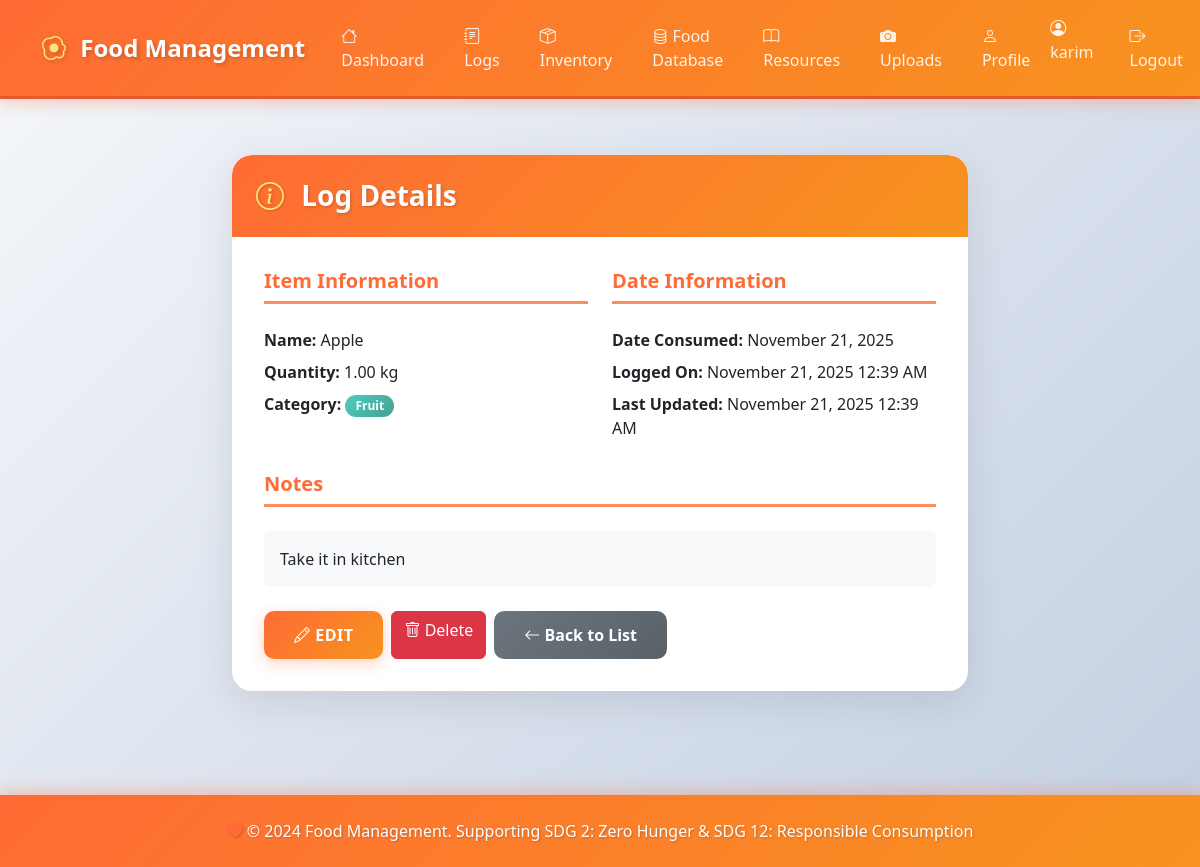
The page /logs/1/ (signed in) on the database its author committed.
### logs/models.py (models this page shows, shortened)
class FoodLog(models.Model):
    CATEGORY_CHOICES = [
        ('vegetable', 'Vegetable'),
        ('fruit', 'Fruit'),
        ('dairy', 'Dairy'),
        ('meat', 'Meat'),
        ('grain', 'Grain'),
        ('beverage', 'Beverage'),
        ('snack', 'Snack'),
        ('other', 'Other'),
    ]
    UNIT_CHOICES = [
        ('kg', 'Kilogram (kg)'),
        ('g', 'Gram (g)'),
        ('lb', 'Pound (lb)'),
        ('oz', 'Ounce (oz)'),
        ('l', 'Liter (l)'),
        ('ml', 'Milliliter (ml)'),
        ('cup', 'Cup'),
        ('piece', 'Piece'),
        ('serving', 'Serving'),
    ]
    user = models.ForeignKey(User, on_delete=models.CASCADE, related_name='food_logs')
    item_name = models.CharField(max_length=255, help_text="Name of the food item")
    quantity = models.DecimalField(
        max_digits=10,
        decimal_places=2,
        validators=[MinValueValidator(0)],
        help_text="Quantity consumed"
    )
    unit = models.CharField(max_length=20, choices=UNIT_CHOICES, default='piece')
    category = models.CharField(max_length=50, choices=CATEGORY_CHOICES, default='other')
    date_consumed = models.DateField(help_text="Date when the food was consumed")
    notes = models.TextField(blank=True, null=True, help_text="Additional notes about the consumption")
    created_at = models.DateTimeField(auto_now_add=True)
    updated_at = models.DateTimeField(auto_now=True)
    class Meta:
        verbose_name = "Food Log"
        verbose_name_plural = "Food Logs"
        ordering = ['-date_consumed', '-created_at']
        indexes = [
            models.Index(fields=['user', '-date_consumed']),
            models.Index(fields=['category']),
        ]

### logs/views.py (the view)
# urls.py: path('<int:pk>/', views.log_detail, name='detail'),
@login_required
def log_detail(request, pk):
    log = get_object_or_404(FoodLog, pk=pk, user=request.user)
    return render(request, 'logs/detail.html', {'log': log})

### templates/logs/detail.html (shortened to what this page needs)
{% extends 'base.html' %}
{% block content %}
<div class="row justify-content-center">
    <div class="col-md-8">
        <div class="card">
            <div class="card-header text-white">
                <h3 class="card-title mb-0">
                    <i class="bi bi-info-circle"></i> Log Details
                </h3>
            </div>
            <div class="card-body">
                <div class="row mb-4">
                    <div class="col-md-6">
                        <h5 class="text-primary-custom">Item Information</h5>
                        <p class="mb-2"><strong>Name:</strong> {{ log.item_name }}</p>
                        <p class="mb-2"><strong>Quantity:</strong> {{ log.quantity }} {{ log.unit }}</p>
                        <p class="mb-2"><strong>Category:</strong>
                            <span class="badge" style="background: var(--gradient-secondary);">
                                {{ log.get_category_display }}
                            </span>
                        </p>
                    </div>
                    <div class="col-md-6">
                        <h5 class="text-primary-custom">Date Information</h5>
                        <p class="mb-2"><strong>Date Consumed:</strong> {{ log.date_consumed|date:"F d, Y" }}</p>
                        <p class="mb-2"><strong>Logged On:</strong> {{ log.created_at|date:"F d, Y g:i A" }}</p>
                        {% if log.updated_at != log.created_at %}
                            <p class="mb-2"><strong>Last Updated:</strong> {{ log.updated_at|date:"F d, Y g:i A" }}</p>
                        {% endif %}
                    </div>
                </div>
                {% if log.notes %}
                <div class="mb-4">
                    <h5 class="text-primary-custom">Notes</h5>
                    <p class="bg-light p-3 rounded">{{ log.notes }}</p>
                </div>
                {% endif %}
                <div class="d-flex gap-2">
                    <a href="{% url 'logs:edit' log.pk %}" class="btn btn-primary">
                        <i class="bi bi-pencil"></i> Edit
                    </a>
                    <a href="{% url 'logs:delete' log.pk %}" class="btn btn-danger">
                        <i class="bi bi-trash"></i> Delete
                    </a>
                    <a href="{% url 'logs:list' %}" class="btn btn-secondary">
                        <i class="bi bi-arrow-left"></i> Back to List
                    </a>
                </div>
            </div>
        </div>
    </div>
</div>
{% endblock %}

### templates/base.html (shortened to what this page needs)
<!DOCTYPE html>
<html lang="en">
<head>
    {% load static %}
    <link href="https://cdn.jsdelivr.net/npm/bootstrap@5.3.0/dist/css/bootstrap.min.css" rel="stylesheet">
    <link rel="stylesheet" href="https://cdn.jsdelivr.net/npm/bootstrap-icons@1.11.0/font/bootstrap-icons.css">
    <link rel="stylesheet" href="{% static 'css/style.css' %}">
</head>
<body>
    {% if user.is_authenticated %}
    <nav class="navbar navbar-expand-lg navbar-dark">
        <div class="container">
            <a class="navbar-brand" href="{% url 'dashboard_placeholder' %}">
                <i class="bi bi-egg-fried"></i> Food Management
            </a>
            <div class="collapse navbar-collapse" id="navbarNav">
                <ul class="navbar-nav me-auto">
                    <li class="nav-item">
                        <a class="nav-link" href="{% url 'dashboard_placeholder' %}">
                            <i class="bi bi-house"></i> Dashboard
                        </a>
                    </li>
                    <li class="nav-item">
                        <a class="nav-link" href="{% url 'logs:list' %}">
                            <i class="bi bi-journal-text"></i> Logs
                        </a>
                    </li>
                    <li class="nav-item">
                        <a class="nav-link" href="{% url 'inventory:list' %}">
                            <i class="bi bi-box-seam"></i> Inventory
                        </a>
                    </li>
                    <li class="nav-item">
                        <a class="nav-link" href="{% url 'inventory:food_items_list' %}">
                            <i class="bi bi-database"></i> Food Database
                        </a>
                    </li>
                    <li class="nav-item">
                        <a class="nav-link" href="{% url 'resources:list' %}">
                            <i class="bi bi-book"></i> Resources
                        </a>
                    </li>
                    <li class="nav-item">
                        <a class="nav-link" href="{% url 'uploads:list' %}">
                            <i class="bi bi-camera-fill"></i> Uploads
                        </a>
                    </li>
                    <li class="nav-item">
                        <a class="nav-link" href="{% url 'accounts:profile' %}">
                            <i class="bi bi-person"></i> Profile
                        </a>
                    </li>
                </ul>
                <ul class="navbar-nav">
                    <li class="nav-item">
                        <span class="navbar-text me-3">
                            <i class="bi bi-person-circle"></i> {{ user.username }}
                        </span>
                    </li>
                    <li class="nav-item">
                        <a class="nav-link" href="{% url 'accounts:logout' %}">
                            <i class="bi bi-box-arrow-right"></i> Logout
                        </a>
                    </li>
                </ul>
            </div>
        </div>
    </nav>
    {% endif %}
    <main class="container my-4">
        {% block content %}{% endblock %}
    </main>
    <footer class="text-center py-4 mt-5">
        <div class="container">
            <p class="mb-0">
                <i class="bi bi-heart-fill" style="color: #ff6b35;"></i>
                &copy; 2024 Food Management. Supporting SDG 2: Zero Hunger & SDG 12: Responsible Consumption
            </p>
        </div>
    </footer>
</body>
</html>

### static/css/style.css (style rules this page uses)
:root { --primary-color: #ff6b35; --primary-dark: #e55a2b; --primary-light: #ff8c5a; --secondary-color: #4ecdc4; --accent-color: #ffe66d; --success-color: #95e1d3; --dark-color: #2c3e50; --light-bg: #f8f9fa; --gradient-primary: linear-gradient(135deg, #ff6b35 0%, #f7931e 100%); --gradient-secondary: linear-gradient(135deg, #4ecdc4 0%, #44a08d 100%); --gradient-success: linear-gradient(135deg, #95e1d3 0%, #6bcf9f 100%); }
* { margin: 0; padding: 0; box-sizing: border-box; }
body { min-height: 100vh; display: flex; flex-direction: column; font-family: 'Segoe UI', Tahoma, Geneva, Verdana, sans-serif; background: linear-gradient(135deg, #f5f7fa 0%, #c3cfe2 100%); background-attachment: fixed; }
.navbar { background: var(--gradient-primary) !important; box-shadow: 0 4px 15px rgba(255, 107, 53, 0.3); padding: 1rem 0; border-bottom: 3px solid var(--primary-dark); }
.navbar-brand { font-weight: 700; font-size: 1.5rem; color: white !important; text-shadow: 2px 2px 4px rgba(0, 0, 0, 0.2); transition: transform 0.3s ease; }
.navbar-brand i { color: var(--accent-color); margin-right: 8px; }
.nav-link { color: rgba(255, 255, 255, 0.9) !important; font-weight: 500; margin: 0 5px; padding: 8px 15px !important; border-radius: 8px; transition: all 0.3s ease; }
.navbar-text { color: rgba(255, 255, 255, 0.9) !important; font-weight: 500; }
main { flex: 1; padding: 2rem 0; }
.card { border: none; border-radius: 20px; box-shadow: 0 10px 40px rgba(0, 0, 0, 0.1); overflow: hidden; transition: transform 0.3s ease, box-shadow 0.3s ease; background: white; }
.card-header { background: var(--gradient-primary) !important; border: none; padding: 1.5rem; border-radius: 20px 20px 0 0 !important; }
.card-header h3 { color: white; font-weight: 700; text-shadow: 1px 1px 3px rgba(0, 0, 0, 0.2); }
.card-header i { color: var(--accent-color); margin-right: 10px; }
.card-body { padding: 2rem; }
.btn-primary { background: var(--gradient-primary); border: none; border-radius: 10px; padding: 12px 30px; font-weight: 600; text-transform: uppercase; letter-spacing: 0.5px; transition: all 0.3s ease; box-shadow: 0 4px 15px rgba(255, 107, 53, 0.3); }
.btn-secondary { background: linear-gradient(135deg, #6c757d 0%, #5a6268 100%); border: none; border-radius: 10px; padding: 12px 30px; font-weight: 600; transition: all 0.3s ease; }
.badge { padding: 5px 10px; border-radius: 20px; font-weight: 600; font-size: 0.75rem; }
a { color: var(--primary-color); text-decoration: none; font-weight: 500; transition: color 0.3s ease; }
.card-body h5 { color: var(--primary-color); font-weight: 700; margin-bottom: 1.5rem; padding-bottom: 0.5rem; border-bottom: 3px solid var(--primary-light); }
footer { background: var(--gradient-primary) !important; color: white; padding: 2rem 0; margin-top: 3rem; box-shadow: 0 -4px 15px rgba(255, 107, 53, 0.3); }
footer p { margin: 0; font-weight: 500; text-shadow: 1px 1px 2px rgba(0, 0, 0, 0.2); }
.card { animation: fadeIn 0.5s ease-out; }
.text-primary-custom { color: var(--primary-color) !important; }

### rows shown on the page
FoodLog: item_name "Apple", quantity "1.00", unit "kg", category "Fruit", date_consumed "November 21, 2025", created_at "November 21, 2025 12:39 AM", updated_at "November 21, 2025 12:39 AM", notes "Take it in kitchen"

### other values the page prints
{{ user.username }} "karim"
